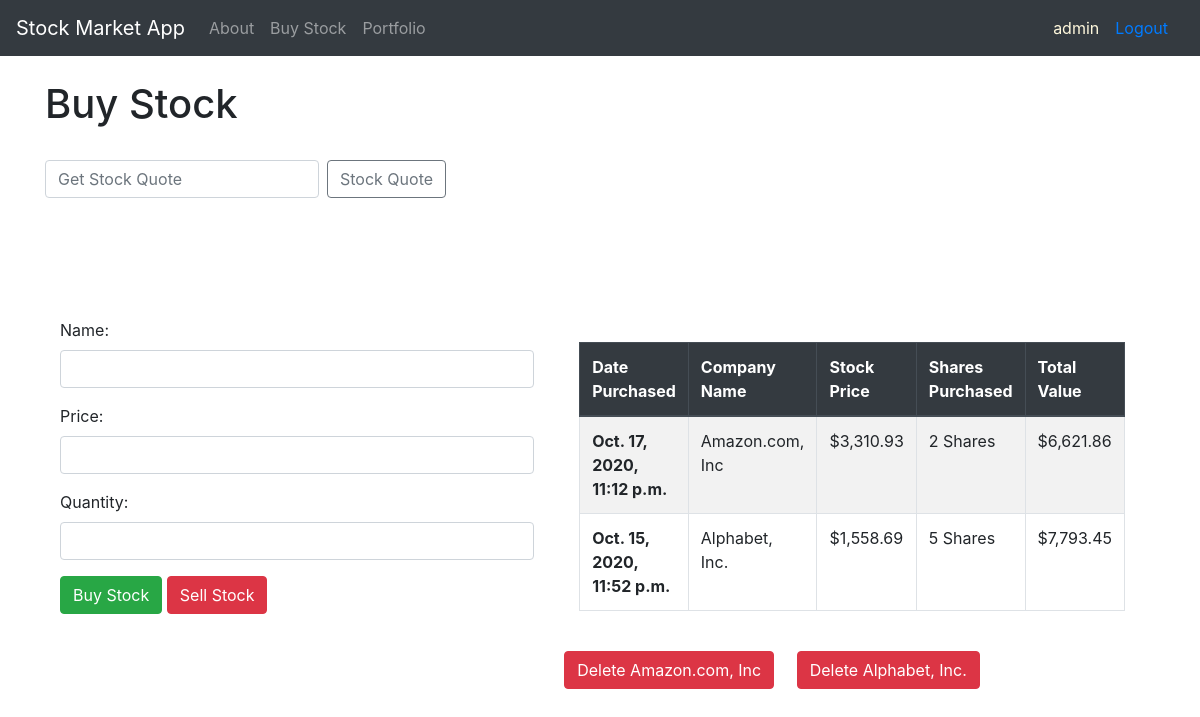
The app's page / (signed in) with its own data.
### StockQuotes/models.py (models this page shows, shortened)
class BuyStockModel(models.Model):
    name = models.CharField(max_length = 100)
    price = models.DecimalField(max_digits = 15, decimal_places = 2)
    quantity = models.DecimalField(max_digits = 15, decimal_places = 0)
    total_value = models.DecimalField(max_digits = 15, default = 1, decimal_places = 0, editable = True)
    created = models.DateTimeField(auto_now_add = True)
    def calc_total(self):
        amount = (self.price * self.quantity)
        return amount

### StockQuotes/views.py (the view)
# urls.py: path('', views.main, name = "main"),
def main(request):
    stocks = BuyStockModel.objects.all().order_by('-created')
    form = BuyStock()
    if request.method == 'POST':
        ticker = request.POST['ticker']
        api_request = requests.get("https://cloud.iexapis.com/stable/stock/" + ticker + "/quote?token=pk_c9d8aa3cdbc143dc9af6fe0d62e7d6d4")
        try:
            api = json.loads(api_request.content)
        except Exception as e:
            api = "Error..."
        context = {'api': api, 'form' : form, 'stocks' : stocks}
        return render(request, 'buy_stock.html', context)
    else:
        context = {'form' : form, 'stocks' : stocks}
        return render(request, 'buy_stock.html', context)

### StockQuotes/forms.py
class BuyStock(forms.ModelForm):
    class Meta:
        model = BuyStockModel
        fields = ["name", "price", "quantity"]
        widgets = {
            'name' : forms.TextInput(attrs = {'class' : 'form-control'}),
            'price' : forms.TextInput(attrs = {'class' : 'form-control'}),
            'quantity' : forms.TextInput(attrs = {'class' : 'form-control'}),
        }

### StockQuotes/templates/buy_stock.html (shortened to what this page needs)
{% extends 'base.html' %}
{% block content %}
<!DOCTYPE html>
<html>
    <head>
    </head>
    <body>
        <h1>Buy Stock</h1>
        <br/>
        <div>
            <form action = "{%url 'main' %}" class="form-inline my-2 my-lg-0" method = "POST">
              <input class="form-control mr-sm-2" type="search" placeholder="Get Stock Quote" aria-label="Search" name = "ticker">
              <button class="btn btn-outline-secondary my-2 my-sm-0" type="submit">Stock Quote</button>
            </form>
        </div>
        <br/>
        <br/>
                {% if api %}
                    {% if api == "Error..." %}
                        There was a problem with your ticker symbol,
                        please try again...
                    {% else %}
                        {% load humanize %}
                    {% endif %}
                {% endif %}
        <br/>
        <br/>
        <br/>
        <div class="container">
            <div class="row">
              <div class="col-sm">
                <div class = "form-group">
                    <form action = "{%url 'buy_stock' %}" method = "POST">
                        {{ form.as_p }}
                        <button name = "buy" type="submit" class="btn btn-success">Buy Stock</button>
                        <button name = "sell" type="submit" class="btn btn-danger">Sell Stock</button>
                    </form>
                </div>
              </div>
              <div class="col-sm">
                <br/>
              <div class = "container">
                  <table class="table table-striped table-bordered table-hover">
                      <thead class="thead-dark">
                      <tr>
                          <th scope="col">Date Purchased</th>
                          <th scope="col">Company Name</th>
                          <th scope="col">Stock Price</th>
                          <th scope="col">Shares Purchased</th>
                          <th scope="col">Total Value</th>
                      </tr>
                      </thead>
                      <tbody>
                              {% for item in stocks %}
                          <tr>
                                  {% load humanize %}
                                  <th scope="row">{{ item.created }}</th>
                                  <td>{{ item.name }}</td>
                                  <td>${{ item.price|intcomma }}</td>
                                  <td>{{ item.quantity|intcomma }} Shares</td>
                                  <td>${{ item.calc_total|intcomma }}</td>
                          </tr>
                              {% endfor %}
                      </tbody>
                  </table>
              </div>
              <br/>
              {% for item in stocks %}
                  <a class="btn btn-danger" href = "{% url 'sell_stock' item.id %}">Delete {{ item.name }}</a> &nbsp;&nbsp;&nbsp;
              {% endfor %}
              </div>
              </div>
            </div>
          </div>
    </body>
{% endblock %}

### StockQuotes/templates/base.html (shortened to what this page needs)
<!doctype html>
<html lang="en">
  <head>
    <link rel="stylesheet" href="https://stackpath.bootstrapcdn.com/bootstrap/4.5.2/css/bootstrap.min.css">
  </head>
  <body>
    <nav class="navbar navbar-expand-lg navbar-dark bg-dark">
        <a class="navbar-brand" href = "{% url 'main' %}">Stock Market App</a>
        <div class="collapse navbar-collapse" id="navbarSupportedContent">
          <ul class="navbar-nav mr-auto">
            <li class="nav-item">
              <a class="nav-link" href = "{% url 'about' %}">About</a>
            </li>
            <li class="nav-item">
              <a class="nav-link" href = "{% url 'buy_stock' %}">Buy Stock</a>
            </li>
            <li class="nav-item">
                <a class="nav-link" href = "{% url 'add_stock' %}">Portfolio</a>
            </li>
          </ul>
          {% if user.is_authenticated %}
                <li class="nav-item" style = "list-style-type: none; color: #FFF8DC;">
                  {{user.username}}
                </li>
                <li class="nav-item" style = "list-style-type: none; color: #FFF8DC;">
                    <a class="nav-link" href="/logout">Logout</a>
                </li>
            {% endif %}
        </div>
      </nav>
    <div class = "container">
      {% block content %}
      {% endblock %}
  </body>
</html>

### records on screen
BuyStockModel: created "Oct. 17, 2020, 11:12 p.m.", name "Amazon.com, Inc", price "3,310.93", quantity "2", calc_total "6,621.86"
BuyStockModel: created "Oct. 15, 2020, 11:52 p.m.", name "Alphabet, Inc.", price "1,558.69", quantity "5", calc_total "7,793.45"

### other values on screen
{{ user.username }} "admin"
